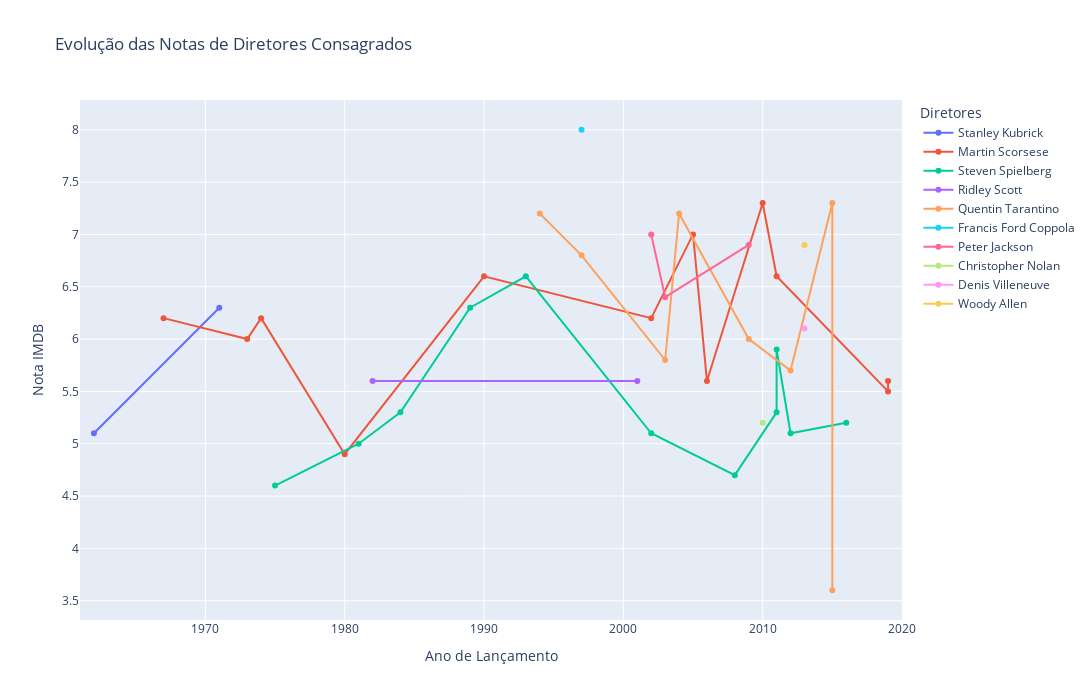

Notebook code for this chart:
### Markdown cell above
### Evolução das Notas de Filmes por Diretores Consagrados

Objetivos

- Exibir a percepção do público ao longo do tempo, em relação as produções de diretores famosos

### Code cell
# filtrando por diretores consagrados
directors = ['quentin tarantino', 'martin scorsese', 'denis villeneuve', 'steven spielberg', 'alfred hitchcock', 'stanley kubrick', 'francis ford coppola', 'woody allen', 'billy wilder', 'peter jackson', 'james cameron', 'ridley scott', 'christopher nolan']
df_top_directors = df_netflix_titles[df_netflix_titles['director_list'].apply(lambda x: any(term in x for term in directors))]
df_top_directors = df_top_directors.explode('director_list')
df_top_directors = df_top_directors.sort_values(by='release_year', ascending=True)
df_top_directors.head(5)
# gerando gráfico
fig = px.line(df_top_directors, 
            x='release_year', 
            y='rating_imdb', 
            color='director',
            markers=True,
            hover_data='title',
            title='Evolução das Notas de Diretores Consagrados',
            labels={'release_year': 'Ano de Lançamento', 'rating_imdb': 'Nota IMDB', 'director': 'Diretores'},
            range_x=[df_top_directors['release_year'].min()-1, df_top_directors['release_year'].max()+1],
            width=1500,
            height=700,
            render_mode='svg'
            )
fig.show()

### Figure 1 — Plotly figure (JSON) as saved in the notebook; plotly's stock layout.template omitted (floating-point values rounded to 4 significant figures)
{"data": [{"customdata": [["Lolita"], ["A Clockwork Orange"]], "hovertemplate": "Diretores=Stanley Kubrick<br>Ano de Lançamento=%{x}<br>Nota IMDB=%{y}<br>title=%{customdata[0]}<extra></extra>", "legendgroup": "Stanley Kubrick", "line": {"color": "#636efa", "dash": "solid"}, "marker": {"symbol": "circle"}, "mode": "lines+markers", "name": "Stanley Kubrick", "orientation": "v", "showlegend": true, "type": "scatter", "x": [1962, 1971], "xaxis": "x", "y": [5.1, 6.3], "yaxis": "y"}, {"customdata": [["Who's That Knocking at My Door?"], ["Mean Streets"], ["Alice Doesn't Live Here Anymore"], ["Raging Bull"], ["GoodFellas"], ["Gangs of New York"], ["No Direction Home: Bob Dylan"], ["The Departed"], ["Shutter Island"], ["Hugo"], ["The Irishman"], ["Rolling Thunder Revue: A Bob Dylan Story by Martin Scorsese"]], "hovertemplate": "Diretores=Martin Scorsese<br>Ano de Lançamento=%{x}<br>Nota IMDB=%{y}<br>title=%{customdata[0]}<extra></extra>", "legendgroup": "Martin Scorsese", "line": {"color": "#EF553B", "dash": "solid"}, "marker": {"symbol": "circle"}, "mode": "lines+markers", "name": "Martin Scorsese", "orientation": "v", "showlegend": true, "type": "scatter", "x": [1967, 1973, 1974, 1980, 1990, 2002, 2005, 2006, 2010, 2011, 2019, 2019], "xaxis": "x", "y": [6.2, 6, 6.2, 4.9, 6.6, 6.2, 7, 5.6, 7.3, 6.6, 5.5, 5.6], "yaxis": "y"}, {"customdata": [["Jaws"], ["Indiana Jones and the Raiders of the Lost Ark"], ["Indiana Jones and the Temple of Doom"], ["Indiana Jones and the Last Crusade"], ["Schindler's List"], ["Catch Me If You Can"], ["Indiana Jones and the Kingdom of the Crystal Skull"], ["War Horse"], ["The Adventures of Tintin"], ["Lincoln"], ["The BFG"]], "hovertemplate": "Diretores=Steven Spielberg<br>Ano de Lançamento=%{x}<br>Nota IMDB=%{y}<br>title=%{customdata[0]}<extra></extra>", "legendgroup": "Steven Spielberg", "line": {"color": "#00cc96", "dash": "solid"}, "marker": {"symbol": "circle"}, "mode": "lines+markers", "name": "Steven Spielberg", "orientation": "v", "showlegend": true, "type": "scatter", "x": [1975, 1981, 1984, 1989, 1993, 2002, 2008, 2011, 2011, 2012, 2016], "xaxis": "x", "y": [4.6, 5, 5.3, 6.3, 6.6, 5.1, 4.7, 5.3, 5.9, 5.1, 5.2], "yaxis": "y"}, {"customdata": [["Blade Runner: The Final Cut"], ["Black Hawk Down"]], "hovertemplate": "Diretores=Ridley Scott<br>Ano de Lançamento=%{x}<br>Nota IMDB=%{y}<br>title=%{customdata[0]}<extra></extra>", "legendgroup": "Ridley Scott", "line": {"color": "#ab63fa", "dash": "solid"}, "marker": {"symbol": "circle"}, "mode": "lines+markers", "name": "Ridley Scott", "orientation": "v", "showlegend": true, "type": "scatter", "x": [1982, 2001], "xaxis": "x", "y": [5.6, 5.6], "yaxis": "y"}, {"customdata": [["Pulp Fiction"], ["Jackie Brown"], ["Kill Bill: Vol. 1"], ["Kill Bill: Vol. 2"], ["Inglourious Basterds"], ["Django Unchained"], ["The Hateful Eight: Extended Version"], ["The Hateful Eight"]], "hovertemplate": "Diretores=Quentin Tarantino<br>Ano de Lançamento=%{x}<br>Nota IMDB=%{y}<br>title=%{customdata[0]}<extra></extra>", "legendgroup": "Quentin Tarantino", "line": {"color": "#FFA15A", "dash": "solid"}, "marker": {"symbol": "circle"}, "mode": "lines+markers", "name": "Quentin Tarantino", "orientation": "v", "showlegend": true, "type": "scatter", "x": [1994, 1997, 2003, 2004, 2009, 2012, 2015, 2015], "xaxis": "x", "y": [7.2, 6.8, 5.8, 7.2, 6, 5.7, 7.3, 3.6], "yaxis": "y"}, {"customdata": [["The Rainmaker"]], "hovertemplate": "Diretores=Francis Ford Coppola<br>Ano de Lançamento=%{x}<br>Nota IMDB=%{y}<br>title=%{customdata[0]}<extra></extra>", "legendgroup": "Francis Ford Coppola", "line": {"color": "#19d3f3", "dash": "solid"}, "marker": {"symbol": "circle"}, "mode": "lines+markers", "name": "Francis Ford Coppola", "orientation": "v", "showlegend": true, "type": "scatter", "x": [1997], "xaxis": "x", "y": [8], "yaxis": "y"}, {"customdata": [["The Lord of the Rings: The Two Towers"], ["The Lord of the Rings: The Return of the King"], ["The Lovely Bones"]], "hovertemplate": "Diretores=Peter Jackson<br>Ano de Lançamento=%{x}<br>Nota IMDB=%{y}<br>title=%{customdata[0]}<extra></extra>", "legendgroup": "Peter Jackson", "line": {"color": "#FF6692", "dash": "solid"}, "marker": {"symbol": "circle"}, "mode": "lines+markers", "name": "Peter Jackson", "orientation": "v", "showlegend": true, "type": "scatter", "x": [2002, 2003, 2009], "xaxis": "x", "y": [7, 6.4, 6.9], "yaxis": "y"}, {"customdata": [["Inception"]], "hovertemplate": "Diretores=Christopher Nolan<br>Ano de Lançamento=%{x}<br>Nota IMDB=%{y}<br>title=%{customdata[0]}<extra></extra>", "legendgroup": "Christopher Nolan", "line": {"color": "#B6E880", "dash": "solid"}, "marker": {"symbol": "circle"}, "mode": "lines+markers", "name": "Christopher Nolan", "orientation": "v", "showlegend": true, "type": "scatter", "x": [2010], "xaxis": "x", "y": [5.2], "yaxis": "y"}, {"customdata": [["Enemy"]], "hovertemplate": "Diretores=Denis Villeneuve<br>Ano de Lançamento=%{x}<br>Nota IMDB=%{y}<br>title=%{customdata[0]}<extra></extra>", "legendgroup": "Denis Villeneuve", "line": {"color": "#FF97FF", "dash": "solid"}, "marker": {"symbol": "circle"}, "mode": "lines+markers", "name": "Denis Villeneuve", "orientation": "v", "showlegend": true, "type": "scatter", "x": [2013], "xaxis": "x", "y": [6.1], "yaxis": "y"}, {"customdata": [["Blue Jasmine"]], "hovertemplate": "Diretores=Woody Allen<br>Ano de Lançamento=%{x}<br>Nota IMDB=%{y}<br>title=%{customdata[0]}<extra></extra>", "legendgroup": "Woody Allen", "line": {"color": "#FECB52", "dash": "solid"}, "marker": {"symbol": "circle"}, "mode": "lines+markers", "name": "Woody Allen", "orientation": "v", "showlegend": true, "type": "scatter", "x": [2013], "xaxis": "x", "y": [6.9], "yaxis": "y"}], "layout": {"height": 700, "legend": {"title": {"text": "Diretores"}, "tracegroupgap": 0}, "title": {"text": "Evolução das Notas de Diretores Consagrados"}, "width": 1500, "xaxis": {"anchor": "y", "domain": [0, 1], "range": [1961, 2020], "title": {"text": "Ano de Lançamento"}}, "yaxis": {"anchor": "x", "domain": [0, 1], "title": {"text": "Nota IMDB"}}}}
